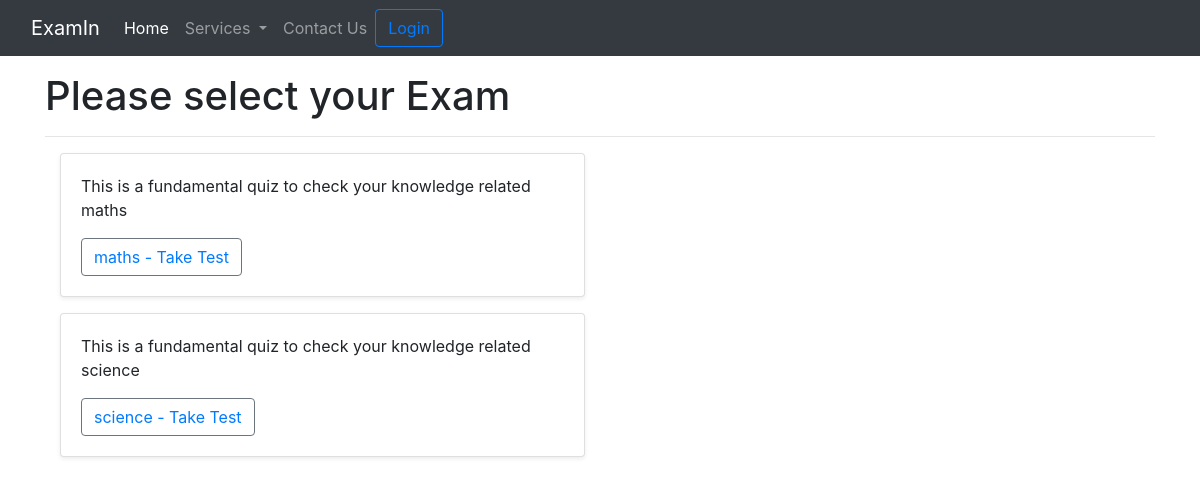
The page /quiz/ on the database as committed earlier.
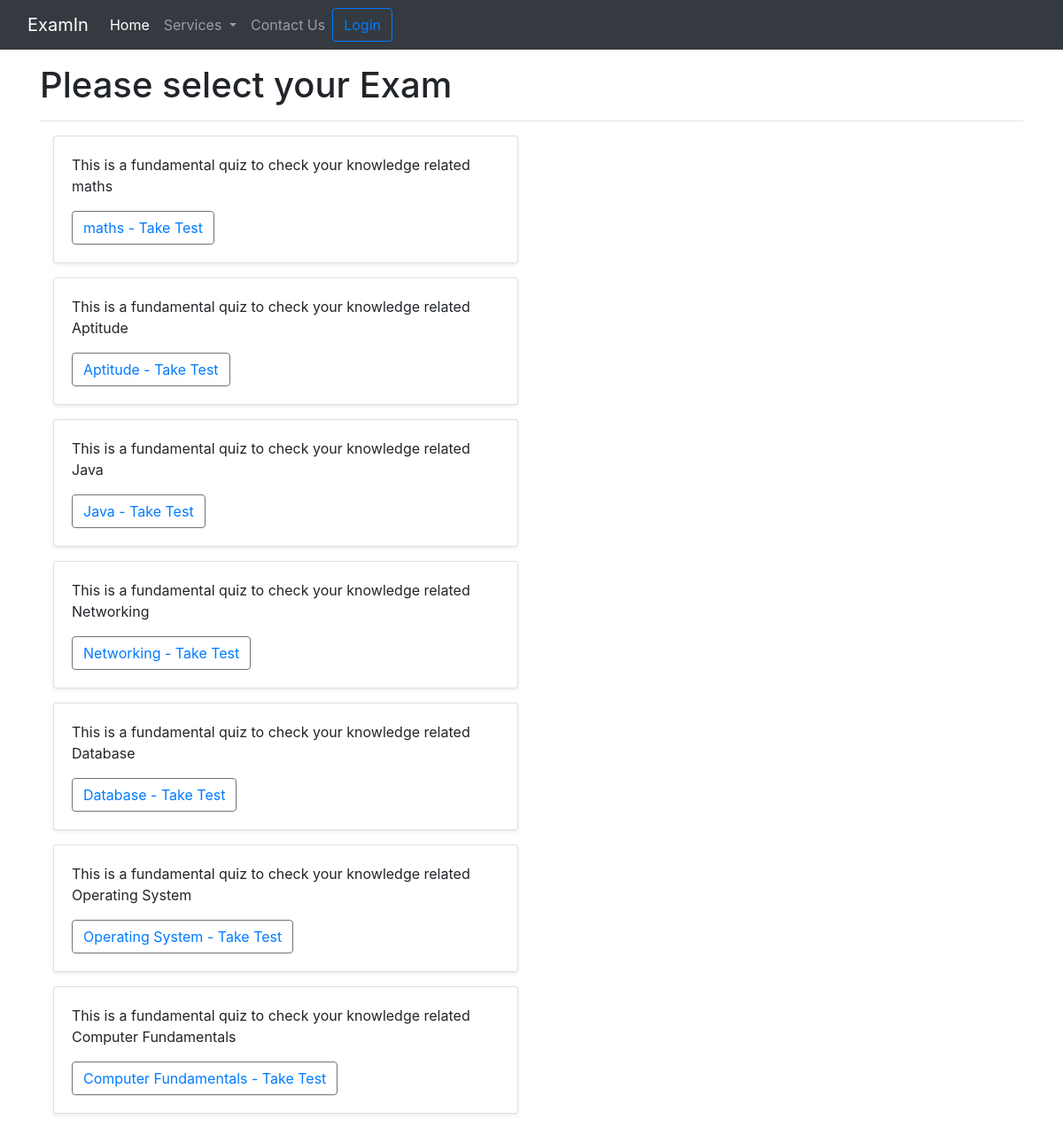
The same page on the database as committed later.
### quizes/models.py (models this page shows, shortened)
class Quiz(models.Model):
    name = models.CharField(max_length=120)
    topic = models.CharField(max_length=120)
    number_of_questions = models.IntegerField()
    time = models.IntegerField(help_text="duration of the quiz in minutes")
    required_score_to_pass = models.IntegerField(help_text="required score in %")
    difficulty = models.CharField(max_length=6, choices=DIFF_CHOICES)
    class Meta:
        verbose_name_plural = 'Quizes'

### quizes/views.py (the view)
# urls.py: path('', QuizListView.as_view(), name='main-view'),
class QuizListView(ListView):
    model = Quiz
    template_name = 'quizes/main.html'

### quizes/templates/quizes/main.html (shortened to what this page needs)
{% extends 'quizindex.html' %}
{% load static %}
{% block content %}
<div class = "h1"> Please select your Exam  </div>
<hr>
{% for obj in object_list %}
    <div class="container my-3">
      <div class="row row-cols-1 row-cols-sm-2 row-cols- g-3">
        <div class="col">
          <div class="card shadow-sm">
            <div class="card-body">
              <p class="card-text">This is a fundamental quiz to check your knowledge related {{obj.name}} </p>
              <div class="d-flex justify-content-between align-items-center">
                <div class="btn-group">
                  <button type="button"
                  class="btn btn-link modal-button btn-outline-secondary"
                  data-pk="{{obj.pk}}"
                  data-quiz="{{obj.name}}"
                  data-questions="{{obj.number_of_questions}}"
                  data-difficulty="{{obj.difficulty}}"
                  data-time="{{obj.time}}"
                  data-pass= "{{obj.required_score_to_pass}}"
                  data-toggle="modal"
                  data-target="#quizStartModal">
                  {{obj.name}} -
                  Take Test
                  </button>
                </div>
              </div>
            </div>
          </div>
        </div>
      </div>
    </div>
{% endfor %}
{% endblock content %}

### templates/quizindex.html (shortened to what this page needs)
{% load static %}
<!doctype html>
<html lang="en">
<head>
  <link rel="stylesheet" href="https://cdn.jsdelivr.net/npm/bootstrap@4.5.3/dist/css/bootstrap.min.css"
>
  <link rel="stylesheet" href={% static 'style.css' %}>
</head>
<body>
  <nav class="navbar navbar-expand-lg navbar-dark bg-dark">
    <div class="container-fluid">
      <a class="navbar-brand" href="#">ExamIn</a>
      <div class="collapse navbar-collapse" id="navbarSupportedContent">
        <ul class="navbar-nav me-auto mb-2 mb-lg-0">
          <li class="nav-item">
            <a class="nav-link active" aria-current="page" href="/">Home</a>
          </li>
          <li class="nav-item dropdown">
            <a class="nav-link dropdown-toggle" href="#" id="navbarDropdown" role="button" data-bs-toggle="dropdown"
              aria-expanded="false">
              Services
            </a>
          </li>
          <li class="nav-item">
            <a class="nav-link" href="/contact">Contact Us</a>
          </li>
        </ul>
        {% if user.is_authenticated %}
        <ul class="navbar-nav ml-auto mb-2 mb-lg-0">
          <li class="nav-item dropdown">
            <a class="nav-link dropdown-toggle" href="#" id="navbarDropdown" role="button" data-bs-toggle="dropdown"
              aria-expanded="false">
              Welcome {{request.user}}
            </a>
            <ul class="dropdown-menu" aria-labelledby="navbarDropdown">
              <li><a class="dropdown-item" href="/logout">Logout</a></li>
            </ul>
          </li>
        </ul>
        {% else %}
        <button type="button" class="btn btn-outline-primary" data-bs-toggle="modal" data-bs-target="#loginModal">
          Login
        </button>
        {% endif %}
      </div>
    </div>
  </nav>
  <div class="container mt-3">
    {% block content %}
    {% endblock content %}
  </div>
</body>
</html>

Rows that differ between the two databases and show on the page:
removed Quiz: name "science"
added Quiz: name "Aptitude"
added Quiz: name "Java"
added Quiz: name "Networking"
added Quiz: name "Database"
added Quiz: name "Operating System"
added Quiz: name "Computer Fundamentals"
